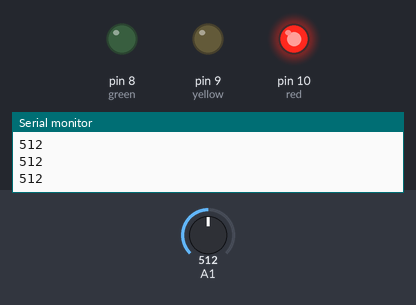
This sketch was run on a simulated Arduino Uno, built with avr-gcc and run on an emulated ATmega328P. On the bench: output pins drawn as LEDs (lit = HIGH), the last lines printed to the serial monitor. The test bench sets the inputs (shaded band); at power-on: A1 = 512.

Above: at 1.2 s.
1.3 s: A1 set to 685
2.8 s: A1 set to 709
At 3.2 s:
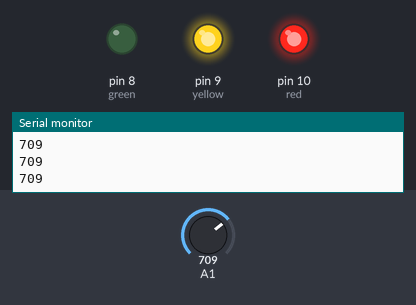
Timing chart, 0 to 5.8 s (numbered marks = the images above; inputs shaded):
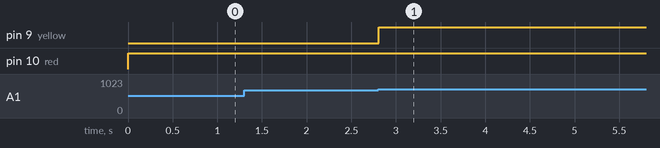

The sketch:

trafficlights.ino
```cpp
int signal;
int ledpin = 2;
int red = 10;
int yellow = 9;
int green = 8;

void setup() {
  // put your setup code here, to run once:
  Serial.begin(9600);
  pinMode(red, OUTPUT);
  pinMode(yellow, OUTPUT);
  pinMode(green, OUTPUT);
}

void loop() {
  // put your main code here, to run repeatedly:
  digitalWrite(red, HIGH);
  signal = analogRead(1);
  Serial.println(signal);

  if (signal>=700) //if something is on top of the LDR
  {
    //changeLights(); //the LED will be ON
    digitalWrite(yellow, HIGH);
  }
}

void changeLights(){
    // green off, yellow on for 3 seconds
    digitalWrite(green, LOW);
    digitalWrite(yellow, HIGH);
    delay(3000);

    // turn off yellow, then turn red on for 5 seconds
    digitalWrite(yellow, LOW);
    digitalWrite(red, HIGH);
    delay(5000);

    // red and yellow on for 2 seconds (red is already on though)
    digitalWrite(yellow, HIGH);
    delay(2000);

    // turn off red and yellow, then turn on green
    digitalWrite(yellow, LOW);
    digitalWrite(red, LOW);
    digitalWrite(green, HIGH);
    delay(300);
}
```

Measured:
- the behaviour switches between 699 and 700 on A1 (found by bisection; images 0 and 1)
- after the input at 2.8 s, pin 9 (yellow): LOW → HIGH at once
